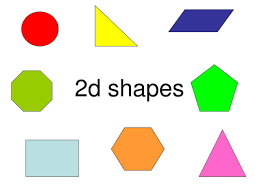
#> input picture Shape_Detection/shapes.png, 259 x 194 px
$ python shape.py
#> lines starting #> are read from the running program, lines starting #| are printed output that depends on the picture; after the words box and inside, x2 and y2 are one past the last pixel; in counts of white or black regions, pixels touching at a corner belong together; long printed decimals are rounded
import numpy as np
import matplotlib.pyplot as plt
import cv2
img=cv2.imread('shapes.png')
#> img is the input picture: shape (194, 259, 3); mean B, G, R 215.5, 231.7, 233.1
img1=cv2.cvtColor(img,cv2.COLOR_BGR2GRAY)
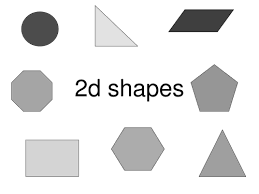
#> img1: shape (194, 259); min 0, max 255, mean 230.3

_,thresh=cv2.threshold(img1,240,255,cv2.THRESH_BINARY)
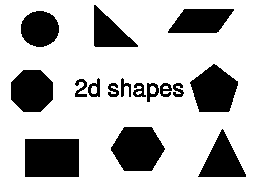
#> thresh: shape (194, 259); 75.6% white; 16 black regions
contours,_=cv2.findContours(thresh,cv2.RETR_TREE,cv2.CHAIN_APPROX_NONE)
#> contours = 21 contours, 2 with area under 20; largest, box (x1, y1, x2, y2) and area: (0, 0, 259, 194) 49794, (24, 138, 80, 178) 2143, (110, 126, 166, 172) 1879, (189, 63, 239, 113) 1684, (10, 69, 54, 113) 1511

for i in contours:
    approx=cv2.approxPolyDP(i,0.01*cv2.arcLength(i,True),True)
    cv2.drawContours(img,[approx],0,(0,0,0),5)
    x=approx.ravel()[0]
    y=approx.ravel()[1]-3
    if(len(approx)==3):
        cv2.putText(img,"Triangle",(x,y),cv2.FONT_HERSHEY_COMPLEX,0.5,(0,0,0))
    elif(len(approx)==4):
        x,y,w,h=cv2.boundingRect(approx)
        aspectRatio=float(w)/h
        print(aspectRatio)
        if aspectRatio>0.95 and aspectRatio<=1:
            cv2.putText(img,"Square",(x,y),cv2.FONT_HERSHEY_COMPLEX,0.5,(0,0,0))
        else:
            cv2.putText(img,"Rectangle",(x,y),cv2.FONT_HERSHEY_COMPLEX,0.5,(0,0,0))
    elif(len(approx)==5):
        cv2.putText(img,"Pentagon",(x,y),cv2.FONT_HERSHEY_COMPLEX,0.5,(0,0,0))
    elif(len(approx)==6):
        cv2.putText(img,"Hexagon",(x,y),cv2.FONT_HERSHEY_COMPLEX,0.5,(0,0,0))
    elif(len(approx)==8):
        cv2.putText(img,"Octagon",(x,y),cv2.FONT_HERSHEY_COMPLEX,0.5,(0,0,0))

    elif(len(approx)==10):
        cv2.putText(img,"star",(x,y),cv2.FONT_HERSHEY_COMPLEX,0.5,(0,0,0))
    else:
        cv2.putText(img,"Circle",(x,y),cv2.FONT_HERSHEY_COMPLEX,0.5,(0,0,0))
#> this loop made 21 passes
#> (approx, w, h, aspectRatio) on passes 1, 2, 20: ([[0, 0], [0, 193], [258, 193], [258, 0]], 259, 194, 1.34), ([[24, 139], [78, 138], [79, 176], [25, 177]], 56, 40, 1.4), ([[167, 32], [184, 8], [234, 9], [216, 33]], 68, 26, 2.62)
#| 1.335
#| 1.4
#| 2.615
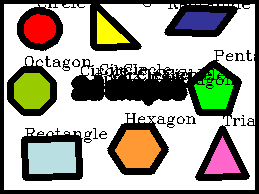
#> img: shape (194, 259, 3); mean B, G, R 147, 158.9, 160.4


img=cv2.resize(img,(500,520))
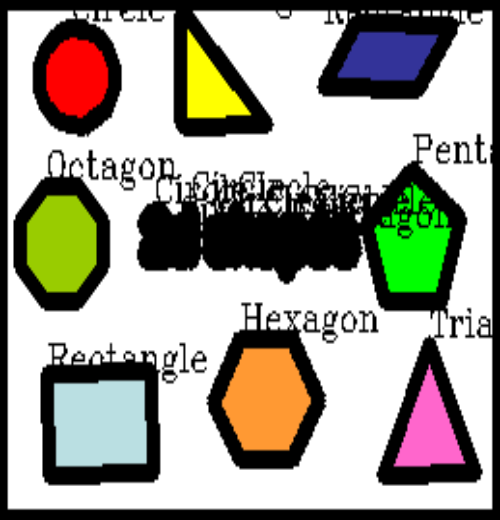
#> img: shape (520, 500, 3); mean B, G, R 147, 158.8, 160.3
cv2.imshow('shapes',img)
cv2.imshow('gray',img1)

cv2.waitKey(0)
cv2.destroyAllWindows()
